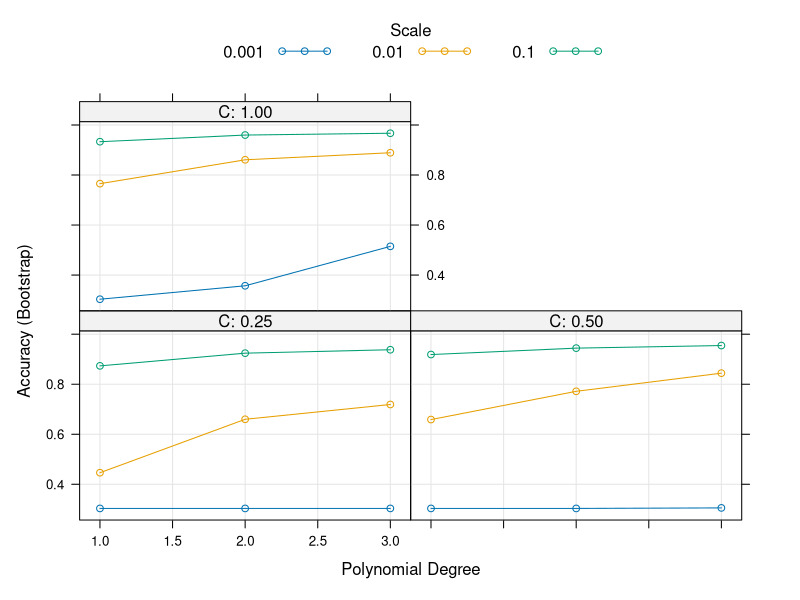

The R source for this figure: (Note: this script raises an error after producing the figure.)
## ---- chunk 1
##### set global default for all plots
knitr::opts_chunk$set(
  echo = TRUE, warning = FALSE, message = FALSE, 
  fig.width=5.5, fig.height=3.5, fig.align='left')

##### load libraries
library(tidyverse)


##### initialise datasets
# dat <- read.csv('Ass3Data.csv', header = TRUE, na.strings = c('NA',' N/A'), stringsAsFactors = TRUE)

##### global parameters
SEED = 2026
## ---- chunk 2
##### function to plot correlation heatmap based on dataset
# blabla placeholder
## ---- chunk 3
##### Introduction

library(caret)

# the concept of the final model
#   represents the best model that the given method can produce
#   if you have 10 methods, there will be 10 final models to compare

# we need not be distracted by pre-processing the data
# we ignore recipes entirely in this tutorial

## ---- chunk 4
##### Introduction - we use the iris data to explore the issue of model tuning

data(iris, package = "datasets")
str(iris)


## ---- chunk 5
##### Train-Control - Default train-control

# caret::train() without reference to the trControl parameter, the default train-control will be applied

trIndex <- caret::createDataPartition(y = iris$Species, p = 0.7, list = FALSE)
train <- iris[trIndex,]
mod <- caret::train(Species ~ ., data = train, method = "svmPoly", )
mod


## ---- chunk 6
##### Train-Control - Resampling method

# train method and the trainControl method are quite different things though they have the same parameter names

trIndex <- caret::createDataPartition(y = iris$Species, p = 0.7, list = FALSE)
train <- iris[trIndex,]
control <- trainControl(method = "cv", number = 25)
mod <- caret::train(Species ~ ., data = train, method = "svmPoly", trControl = control)
mod


## ---- chunk 7
##### Train-Control - Resampling method

# a better comparison towards bootstrap resampling 
#   bootstrap resampling will hold out 37% of the data in each of 25 resamples
#   (not compariable) cross-validation will hold-out 1/25 (4%) of the data in each of 25 resamples
#   (compariable) CV with 4 fold repeated 6 times, yielding hold-outs of 25% of the data in each of 24 resamples

trIndex <- caret::createDataPartition(y = iris$Species, p = 0.7, list = FALSE)
train <- iris[trIndex,]
control <- trainControl(method = "repeatedcv", number = 4, repeats = 6)
mod <- caret::train(Species ~ ., data = train, method = "svmPoly", trControl = control)
mod

## ---- chunk 8
##### Search space - Grid search

# Grid search: try all combinations, expensive, explodes exponentially

## ---- chunk 9
##### Search space - Random Search

# Random Search: instead of covering everything, you fix number of trials, not number of combinations

trIndex <- caret::createDataPartition(y = iris$Species, p = 0.7, list = FALSE)
train <- iris[trIndex,]
control <- trainControl(search = "random")
mod <- caret::train(Species ~ ., data = train, method = "svmPoly", trControl = control, tuneLength = 20)
mod

## ---- chunk 10
##### Search space - Bayesian Search

# Bayesian Search: an excellent technique, instead of blind sampling, learns while searching, try promising regions more

## ---- chunk 11
##### Search space - best, oneSE, tolerance()

# best: pick highest accuracy, Problem is might overfit
# oneSE: pick simplest model within 1 standard error of best, good enough, but safer
# tolerance: accept models within X% of best, then choose simplest

trIndex <- caret::createDataPartition(y = iris$Species, p = 0.7, list = FALSE)
train <- iris[trIndex,]
control <- trainControl(selectionFunction = "oneSE")
mod <- caret::train(Species ~ ., data = train, method = "svmPoly", trControl = control, tuneLength = 3)
mod

## ---- chunk 12
##### Visualisation

# p-dimensional chart is easier to see patterns than a table
# in this graph for example
#   scale matters a LOT; degree has diminishing returns; C has smaller effect
trIndex <- caret::createDataPartition(y = iris$Species, p = 0.7, list = FALSE)
train <- iris[trIndex,]
mod <- caret::train(Species ~ ., data = train, method = "svmPoly")
plot(mod)


## ---- chunk 13
##### Parallel processing

# how many core does this computer have
cat("Cores =", parallel::detectCores())

# train models at the same time on multiple CPU cores
#   try many combinations of (degree, scale, C)
#   using bootstrapping (25 times)
#   and do it in parallel
cores <- min(c(3,parallel::detectCores()))
# cluster <- parallel::makePSOCKcluster(parallel::detectCores())
cluster <- parallel::makePSOCKcluster(cores)
doParallel::registerDoParallel(cluster)
trIndex <- caret::createDataPartition(y = iris$Species, p = 0.7, list = FALSE)
train <- iris[trIndex,]
mod <- caret::train(Species ~ ., data = train, method = "svmPoly")
parallel::stopCluster(cluster)
foreach::registerDoSEQ()
mod
